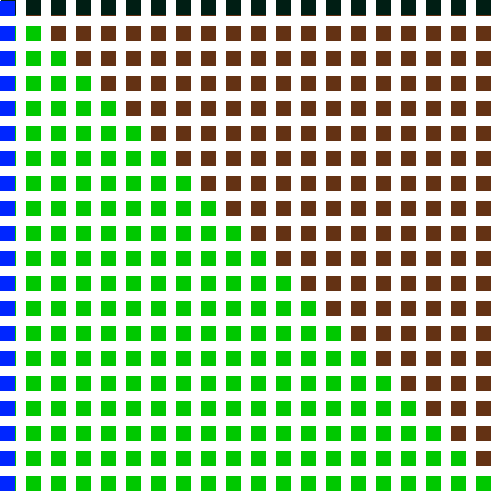
Frame 1 (no input)
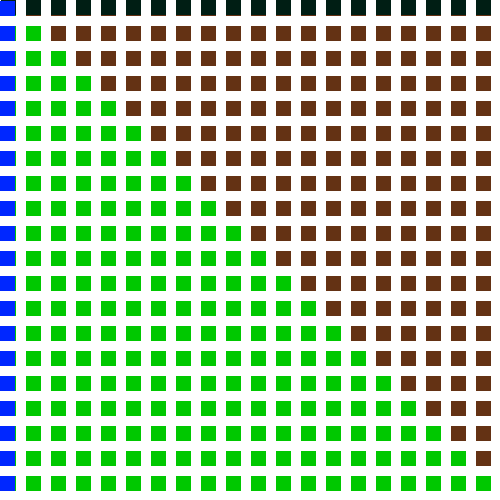
Frame 60 (the mouse pressed at the canvas centre just before this capture)
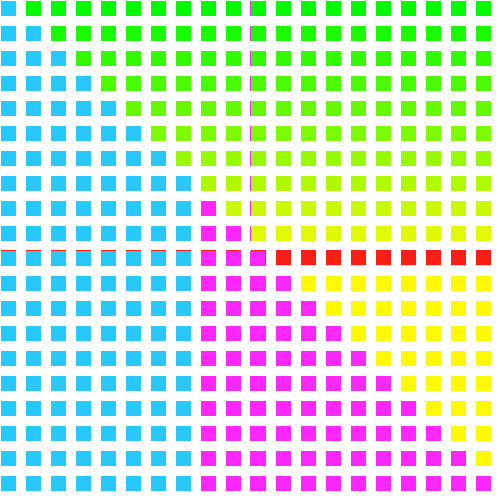
Frame 120 (the mouse held since frame 60 and released just before this capture)

The Processing sketch that drew these frames (run headless with seeded random() and noise(); from frame 60 on, the mouse is pressed at the canvas centre):

// Processing sketch: processing_2724
// ── processing_2724.pde

void setup(){
size(500,500);
    noStroke();
}
void draw(){
  int s = second();
 noCursor();
  background(255);
  for (float x = 1; x < height-1; x = x+25) {
    for (float y = 1; y <width-1; y = y+25) {
      if  (x<500){
        fill(mouseY,189,60);
        rect(y,x,15,15);
      }
      if (mouseX<400){
        fill(y,mouseY,1);
        rect(x,y,15,15);
      }
     
   if (mouseY<500){
        fill(mouseY,30,20);
        rect(x,mouseX,15,15);
      }
      if (mouseX<500){
        fill(mouseX,s,y);
        rect(mouseY,x,15,15);
      }  
      if (mouseX<300){
        fill(mouseY,mouseX,59);
        rect(y,x,15,15);
      }
      if (mouseX<200){
        fill(mouseY,200,50);
        rect(x,y,15,15);
}
      if (mouseX<100){
        fill(100,50,20);
        rect(x,y,15,15);
      } 
        if (mouseY<500){
          fill(mouseY,000,000);
          rect(y,x,15,15);
        }
        if (y<400){
          fill(s,mouseY,1);
          rect(y,x,15,15);
        }
        if (mouseY<300){
          fill(mouseX,s,mouseX);
          rect(y,x,15,15);
        }
        if (y<200){
          fill(s,200,mouseY);
          rect(y,x,15,15);
        }
        if (mouseY<100){
          fill(mouseX,200,mouseY);
          rect(y,x,15,15);
        }
      }
    }
  }
